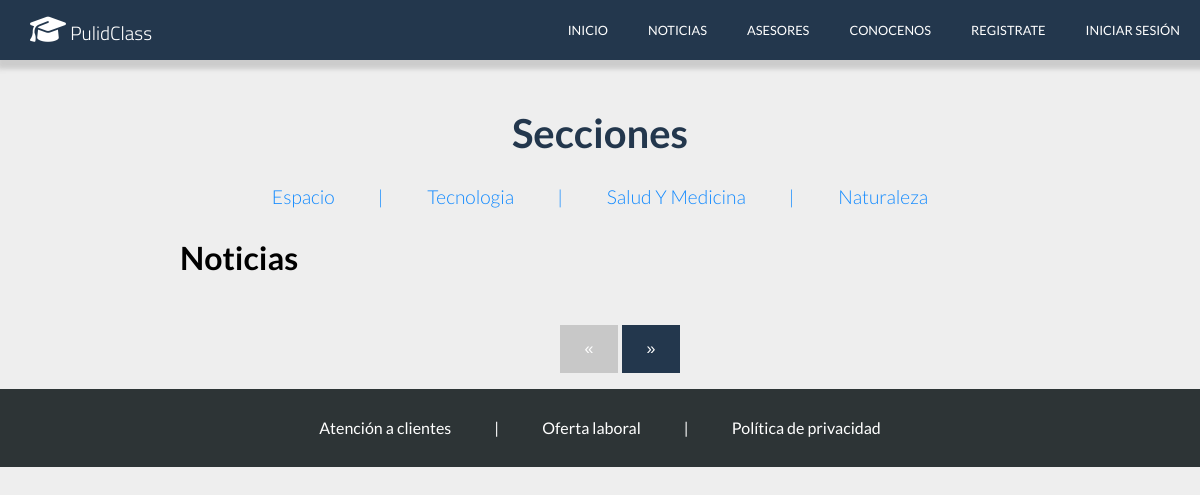
Before: /noticias.php with the older database file.
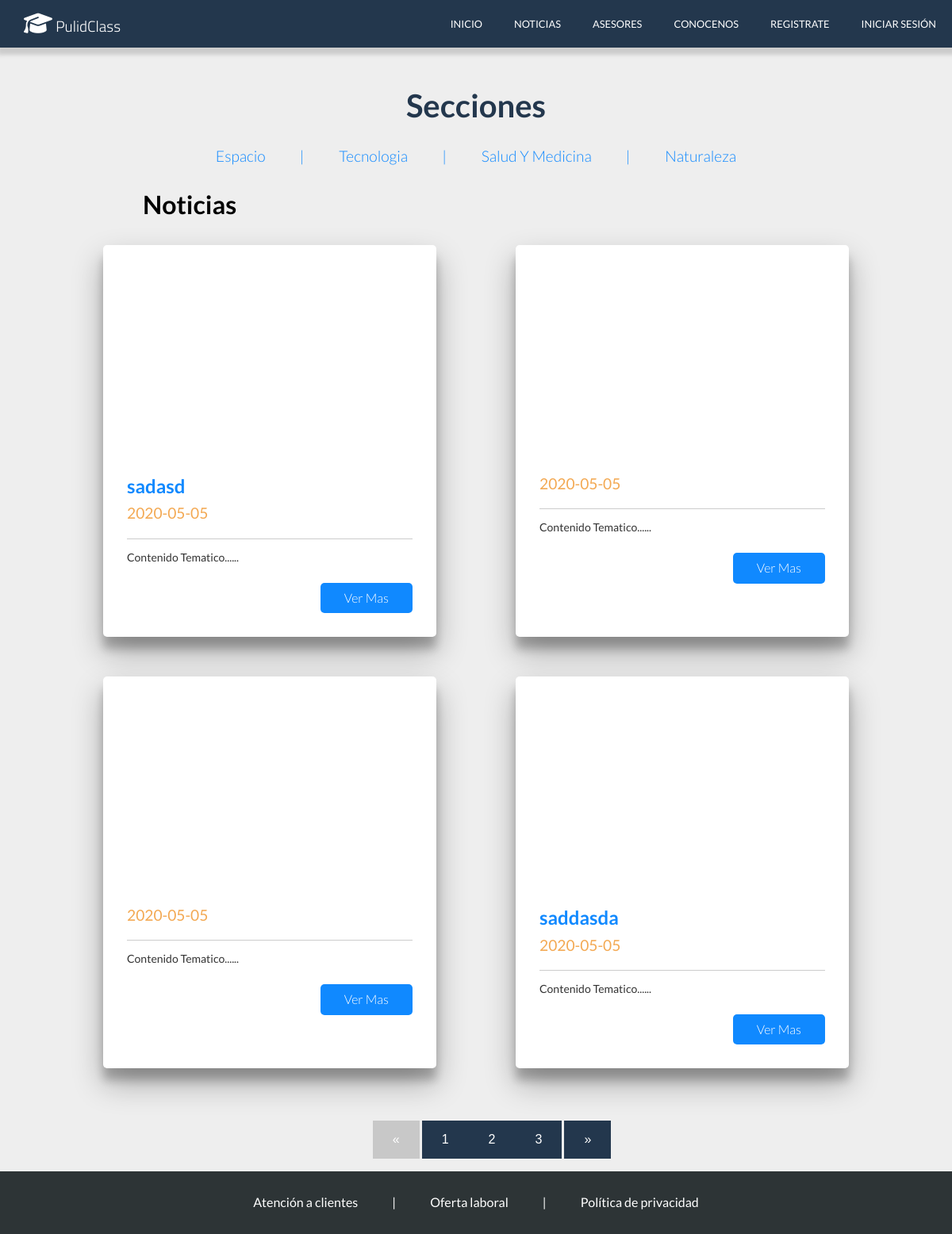
After: the same page with the newer database file.
### tables this page shows
CREATE TABLE `noticia` (
  `Id_Noticia` int(11) NOT NULL,
  `Correo` varchar(70) DEFAULT NULL,
  `Titulo` varchar(100) NOT NULL,
  `Subtitulo` varchar(150) NOT NULL,
  `Fecha` date NOT NULL,
  `Fuentes` text NOT NULL,
  `Informacion` text NOT NULL,
  `Imagen` text DEFAULT NULL
);

### noticias.php (called while the page is built, shortened)
<?php session_start();
    require('conexion.php');
    $statement = $conexion->prepare('SELECT * FROM Noticia');
    $statement->execute();
    $noticias=$statement->fetchAll();
    $pagina = isset($_GET['pagina']) ? (int)$_GET['pagina'] : 1;
    $postPorPagina = 4;
    $inicio = ($pagina > 1) ? ($pagina * $postPorPagina - $postPorPagina) : 0 ;
    $noticias_page = $conexion->prepare("SELECT SQL_CALC_FOUND_ROWS * FROM noticia LIMIT $inicio, $postPorPagina");
    $noticias_page->execute();
    $noticias_page= $noticias_page->fetchAll();
    $totalNoticias = $conexion->query('SELECT FOUND_ROWS() as total');
    $totalNoticias = $totalNoticias->fetch()['total'];
    $numeroPaginas = ceil($totalNoticias / $postPorPagina);
    require('views/noticias.view.php');
?>

### views/noticias.view.php (the view, shortened to what this page needs)
<!DOCTYPE html>
<html lang="en">
<head>
    <link rel="stylesheet" href="css/normalize.css">
    <link rel="stylesheet" href="css/noticias/estilos.css">
</head>
<body>
    <header>
        <div class="menu">
            <div class="logo">
                <a href="index.php"><h2 class="page-name"><i class="fas fa-graduation-cap"></i> PulidClass</h2></a>
            </div>
            <nav>
                <a href="index.php">Inicio</a>
                <a href="noticias.php">Noticias</a>
                <a href="asesores.php">Asesores</a>
                <a href="conocenos.php">Conocenos</a>
                <?php if(isset($_SESSION['cliente'])): ?>
                    <a href="perfil.php">Perfil</a>
                    <a href="logout.php">Cerrar Sesión</a>
                <?php elseif(isset($_SESSION['admin'])): ?>
                    <a href="admin.php">Perfil</a>
                    <a href="logout.php">Cerrar Sesión</a>
                <?php elseif(isset($_SESSION['asesor'])): ?>
                    <a href="asesor.php">Perfil</a>
                    <a href="logout.php">Cerrar Sesión</a>
                <?php else: ?>
                    <a href="register.php">Registrate</a>
                    <a href="login.php">Iniciar Sesión</a>
                <?php endif; ?>
            </nav>
        </div>
    <main>
        <div class="asesores">
            <div class="filtrado">
                <h3 class="titulo">Secciones</h3>
                <a href="#">Espacio</a>
                <a href="#" class="separador"> | </a>
                <a href="#">Tecnologia</a>
                <a href="#" class="separador"> | </a>
                <a href="#">Salud Y Medicina</a>
                <a href="#" class="separador"> | </a>
                <a href="#">Naturaleza</a>
            </div>
            <div class="grid">
                <div class="titulo">
                    <h3>Noticias</h3>
                </div>
                <?php
                    foreach($noticias_page as $noticia){
                    $titulo=$noticia['Titulo'];
                    $fecha=$noticia['Fecha'];
                    $informacion=$noticia['Informacion'];
                    $informacion=substr($informacion, 0, 300);
                    $informacion.="...";
                ?>
                <div class="asesor">
                    <form enctype="multipart/form-data" action="<?php echo htmlspecialchars($_SERVER['PHP_SELF'])?>" method="GET">
                        <div class="foto">
                        </div>
                        <p class="nombre"><?php echo $titulo ?></p>
                        <p class="ocupacion"><?php echo $fecha ?></p>
                        <p class="descripcion"><?php echo $informacion ?></p>
                        <input type="submit" value="Ver Mas">
                    </form>
                </div>
                <?php
                }
                ?>
            </div>
            <div class="paginacion">
                    <ul>
                        <?php if($pagina == 1): ?>
                            <li class="disabled">&laquo;</li>
                        <?php else: ?>
                            <li><a href="?pagina=<?php echo $pagina - 1 ?>">&laquo;</a></li>
                        <?php endif; ?>
                        <?php
                            for($i = 1; $i <= $numeroPaginas; $i++){
                                if ($pagina === $i) {
                                    echo "<li class='active'><a href='?pagina=$i'>$i</a></li>";
                                } else {
                                    echo "<li><a href='?pagina=$i'>$i</a></li>";
                                }
                            }
                        ?>
                        <?php if($pagina == $numeroPaginas): ?>
                            <li class="disabled">&raquo;</li>
                        <?php else: ?>
                            <li><a href="?pagina=<?php echo $pagina + 1 ?>">&raquo;</a></li>
                        <?php endif; ?>
                    </ul>
            </div>
        </div>
    </main>
    <footer>
    <div class="info">
            <a href="#">Atención a clientes</a>
            <a href="#" class="separador"> | </a>
            <a href="#">Oferta laboral</a>
            <a href="#" class="separador"> | </a>
            <a href="politicas.php">Política de privacidad</a>
        </div>
    </footer>
    <link rel="stylesheet" href="https://cdnjs.cloudflare.com/ajax/libs/jquery-modal/0.9.1/jquery.modal.min.css" />
</body>
</html>

### css/noticias/estilos.css (style rules this page uses)
header .menu { background: #23374d; color: #fff; display: flex; box-shadow: 3px 3px 5px 6px #ccc; height: 60px; }
header .menu .logo { display: flex; flex-direction: row; flex-wrap: wrap; align-items: center; width: 20%; padding: 10px; }
header .menu .logo a { color: white; text-decoration: none; }
header .menu .logo a h2 { margin: 0 20px; font-family: "Titillium Web", sans-serif; font-size: 1.2em; font-weight: 300; }
header .menu .logo a h2 i { font-size: 1.5em; }
header .menu nav { text-transform: uppercase; width: 80%; display: flex; flex-direction: row; flex-wrap: wrap; align-items: center; justify-content: flex-end; text-align: right; }
header .menu nav a { font-size: 0.8em; margin: 0 20px; text-decoration: none; color: #fff; transition: all 0.3s ease; }
main .asesores { width: 100%; }
main .asesores .filtrado { text-align: center; }
main .asesores .filtrado .titulo { margin: 0; margin-top: 50px; margin-bottom: 30px; font-size: 2.5em; color: #23374d; }
main .asesores .filtrado a { text-decoration: none; color: #1089ff; font-size: 1.2em; font-weight: 300; margin: 0 20px; }
main .asesores .filtrado .separador { pointer-events: none; cursor: default; }
main .asesores .grid { display: flex; flex-direction: row; flex-wrap: wrap; justify-content: center; }
main .asesores .grid .titulo { width: 100%; margin-left: 15%; }
main .asesores .grid .titulo h3 { font-size: 2em; }
main .asesores .grid .asesor { background: #fff; width: 30%; position: relative; padding: 30px; border-radius: 5px; margin: 0 50px; margin-bottom: 50px; box-shadow: 0 19px 38px rgba(0, 0, 0, 0.3), 0 15px 12px rgba(0, 0, 0, 0.22); }
main .asesores .grid .asesor p { margin: 0; }
main .asesores .grid .asesor .foto { margin: 0 auto; overflow: hidden; border-radius: 5px; height: 250px; }
main .asesores .grid .asesor .nombre { margin-top: 10px; font-size: 1.5em; font-weight: 700; color: #1089ff; margin-bottom: 10px; }
main .asesores .grid .asesor .ocupacion { font-size: 1.2em; font-weight: 400; color: #f3a953; margin-bottom: 10px; padding-bottom: 20px; border-bottom: 1px solid #ccc; }
main .asesores .grid .asesor .descripcion { text-align: justify; font-size: 0.875em; line-height: 1.8em; color: #333; margin-bottom: 20px; }
main .asesores .grid .asesor input[type='submit'] { background: #1089ff; text-decoration: none; padding: 10px 30px; float: right; color: #fff; font-weight: 300; border-radius: 5px; border-style: none; transition: 0.3s all ease; }
main .asesores .paginacion { display: block; text-align: center; }
main .asesores .paginacion ul { list-style: none; }
main .asesores .paginacion ul .disabled { background: #c8c8c8; display: inline-block; font-family: "Oswald", Arial, helvetica, sans-serif; padding: 15px 25px; cursor: not-allowed; color: #fff; text-decoration: none; }
main .asesores .paginacion ul li { line-height: normal; text-decoration: none; display: inline; }
main .asesores .paginacion ul li a { display: inline-block; font-family: "Oswald", Arial, helvetica, sans-serif; padding: 15px 25px; background: #23374d; color: #fff; text-decoration: none; }
footer { clear: both; background: #2d3436; }
footer .info { padding: 30px 0; text-align: center; }
footer .info a { text-decoration: none; color: #fff; margin: 0 20px; }
footer .info .separador { pointer-events: none; cursor: default; }
body { background: #eeeeee; font-size: 16px; font-family: "Lato", sans-serif; }

Changed rows visible on the page:
added noticia: Titulo "sadasd", Fecha "2020-05-05", Informacion "Contenido Tematico......"
added noticia: Fecha "2020-05-05", Informacion "Contenido Tematico......"
added noticia: Fecha "2020-05-05", Informacion "Contenido Tematico......"
added noticia: Titulo "saddasda", Fecha "2020-05-05", Informacion "Contenido Tematico......"
Other visible differences:
new list line: "1"
new list line: "2"
new list line: "3"
